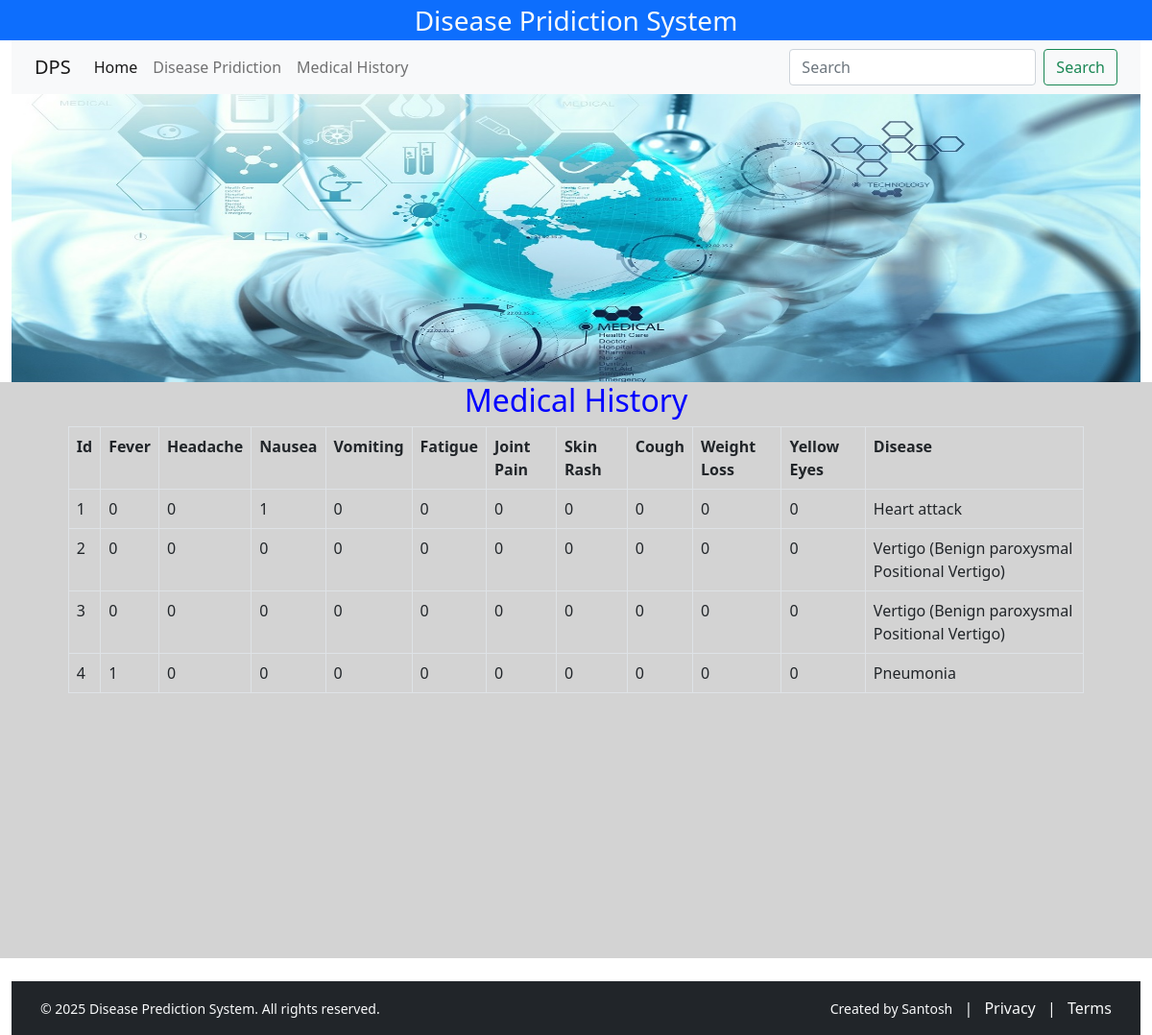
Screenshot of //history with the database file from the repository.
### myapp/models.py (models this page shows)
class History(models.Model):
    fever = models.CharField(max_length=10)
    headache = models.CharField(max_length = 10)
    nausea = models.CharField(max_length=10, default='0')
    vomiting = models.CharField(max_length=10)
    fatigue = models.CharField(max_length=10)
    joint_pain = models.CharField(max_length=10)
    skin_rash = models.CharField(max_length=10)
    cough = models.CharField(max_length=10)
    weight_loss = models.CharField(max_length=10)
    yellow_eyes = models.CharField(max_length=10)
    res = models.CharField(max_length=100)

### myapp/views.py (the view)
# urls.py: path('/history',views.history,name='history'),
def history(req):
    his = History.objects.all() #select
    return render(req, "history.html",{"his":his})

### myapp/templates/history.html
{% extends "parent.html" %}
{% block main %}
  <h2 style="color:blue; text-align:center;"> Medical History </h2>
    <table class="table table-bordered" style="width: 90%; margin:auto">
      <tr>
        <th>Id</th>
        <th>Fever</th>
        <th>Headache</th>
        <th>Nausea</th>
        <th>Vomiting</th>
        <th>Fatigue</th>
        <th>Joint Pain</th>
        <th>Skin Rash</th>
        <th>Cough</th>
        <th>Weight Loss</th>
        <th>Yellow Eyes</th>
        <th>Disease</th>
      </tr>
      {% for h in his %}
        <tr>
          <td>{{ h.id }}</td>
          <td>{{ h.fever }}</td>
          <td>{{ h.headache }}</td>
          <td>{{ h.nausea }}</td>
          <td>{{ h.vomiting }}</td>
          <td>{{ h.fatigue }}</td>
          <td>{{ h.joint_pain }}</td>
          <td>{{ h.skin_rash }}</td>
          <td>{{ h.cough }}</td>
          <td>{{ h.weight_loss }}</td>
          <td>{{ h.yellow_eyes }}</td>
          <td>{{ h.res }}</td>
        </tr>
      {% endfor %}
    </table>
{% endblock main %}

### myapp/templates/parent.html (shortened to what this page needs)
<!DOCTYPE html>
<html lang="en">
  {% load static %} {% comment %} script let {% endcomment %}
  <head>
    <link
      href="https://cdn.jsdelivr.net/npm/bootstrap@5.0.2/dist/css/bootstrap.min.css"
      rel="stylesheet"
    />
  </head>
  <body>
    <div class="container-fluid">
      <div class="row">
        <div class="col-sm-12 text-center fs-3 bg-primary text-light">
          Disease Pridiction System
        </div>
      </div>
      <div class="row">
        <div class="col-sm-12">
          <nav class="navbar navbar-expand-lg navbar-light bg-light">
            <div class="container-fluid">
              <a class="navbar-brand" href="#">DPS</a>
              <div class="collapse navbar-collapse" id="navbarSupportedContent">
                <ul class="navbar-nav me-auto mb-2 mb-lg-0">
                  <li class="nav-item">
                    <a class="nav-link active" aria-current="page" href="{% url 'index' %}"
                      >Home</a
                    >
                  </li>
                  <li class="nav-item">
                    <a class="nav-link" href="{% url 'pridiction' %}">Disease Pridiction</a>
                  </li>
                  <li class="nav-item">
                    <a class="nav-link" href="{% url 'history' %}">Medical History</a>
                  </li>
                </ul>
                <form class="d-flex">
                  <input
                    class="form-control me-2"
                    type="search"
                    placeholder="Search"
                    aria-label="Search"
                  />
                  <button class="btn btn-outline-success" type="submit">
                    Search
                  </button>
                </form>
              </div>
            </div>
          </nav>
        </div>
      </div>
      <div class="row">
        <img src="{% static 'images/img.jpg' %}" width="100%" height="300px" />
      </div>
      <div class="row">
        <div
          class="col-sm-12"
          style="min-height: 600px; height: auto; background-color: lightgray"
        >
            {% block main %}
            {% endblock main %}
        </div>
      </div>
      <footer class="bg-dark text-light mt-4">
        <div class="container py-3">
          <div class="row align-items-center">
            <div class="col-md-6 text-center text-md-start mb-2 mb-md-0">
              <small>&copy; {% now "Y" %} Disease Prediction System. All rights reserved.</small>
            </div>
            <div class="col-md-6 text-center text-md-end">
              <small>Created by Santosh</small>
              <span class="mx-2">|</span>
              <a href="#" class="link-light text-decoration-none">Privacy</a>
              <span class="mx-2">|</span>
              <a href="#" class="link-light text-decoration-none">Terms</a>
            </div>
          </div>
        </div>
      </footer>
    </div>
  </body>
</html>

### rows the page displays
History: id "1", fever "0", headache "0", nausea "1", vomiting "0", fatigue "0", joint_pain "0", skin_rash "0", cough "0", weight_loss "0", yellow_eyes "0", res "Heart attack"
History: id "2", fever "0", headache "0", nausea "0", vomiting "0", fatigue "0", joint_pain "0", skin_rash "0", cough "0", weight_loss "0", yellow_eyes "0", res "Vertigo (Benign paroxysmal Positional Vertigo)"
History: id "3", fever "0", headache "0", nausea "0", vomiting "0", fatigue "0", joint_pain "0", skin_rash "0", cough "0", weight_loss "0", yellow_eyes "0", res "Vertigo (Benign paroxysmal Positional Vertigo)"
History: id "4", fever "1", headache "0", nausea "0", vomiting "0", fatigue "0", joint_pain "0", skin_rash "0", cough "0", weight_loss "0", yellow_eyes "0", res "Pneumonia"
